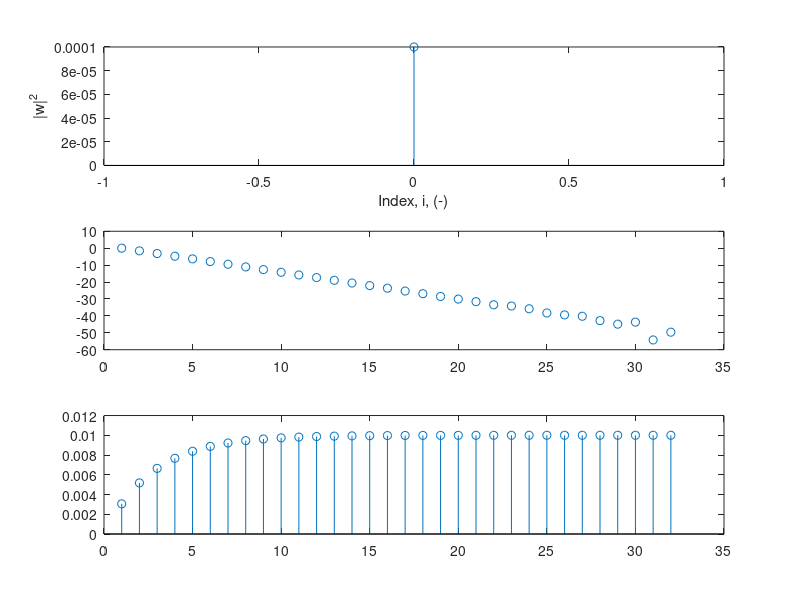

Reproduce this figure in MATLAB.
clear ;
clear functions ;
clf ;

Nbits      =  2^5 ;  % (-), number of bits per user.
mu         =  2^(-15) ;  % (-), LMS adaptation constant
Npoints_w  =  1 ;  % (-), number of points in w
D          =  0 ;  % (T-spaced samples), Decoding delay
sigman1    =  10^(-5) ;     % <======== sigma changed
a          =  10 ;  % Transmitter attenuation
b          =  10 ;  % Receiver attenuation
% transmitter data
d1    =   ( 2 * ( rand(1,Nbits) < 0.5 ) - 1 ) ;
s1 = a * b * d1 ;
n1  =  sqrt(sigman1) * randn(1,length(s1)) ;
r1  =  s1 + n1 ;
w   =  zeros(1,Npoints_w) ;
rn  =  zeros(1,Npoints_w) ;
errors1   =   0 * d1 ;
wsave = [] ;
for i  =  1 : length(r1) ,
    if   ( 1 <= (i-D) )  &  ( (i-D) <= length(d1) )  ,

        rn  =  [ r1(i)  rn( 1 : (Npoints_w-1) ) ] ;
        u1  =  w * (rn .') ;

        e1  =  d1( i - D ) - u1 ;
        errors1(i-D) = e1 ;

        w   =   w  +  mu * e1 * rn ;
        wsave  =  [ wsave w ] ;
    end
end
iw = [ 0 : (length(w)-1) ] ;
subplot(311) ;
stem(iw,abs(w).^2,'o') ;
ylabel('|w|^2') ;
xlabel('Index, i, (-)') ;
    
subplot(312) ;
se_db  =  10 * log10(abs(errors1)+eps) ;
plot(se_db,'o') ;
% axis ( [ 0 (Nbits-1) -40 0] ) ;
    
subplot(313) ;
stem(wsave)
